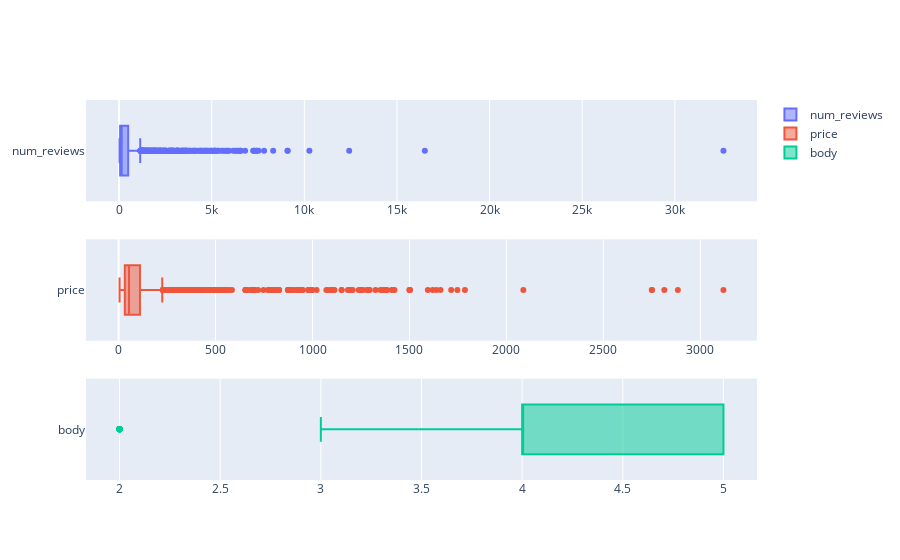

The notebook cell saved with this chart:
### Markdown cell above
#### From describe:
num_reviews, price, body may have outliers

### Code cell
cols = ['num_reviews', 'price', 'body']
px.box(data_frame=df, x='body')
fig = make_subplots(rows=3, cols=1, shared_xaxes=False)

for i, col in zip(range(1, 4), cols):
    fig.add_trace(go.Box(x=df[col], name=col), row=i, col=1)

fig.show()

### Figure 1 — Plotly figure (JSON) as saved in the notebook; plotly's stock layout.template omitted (floating-point values rounded to 4 significant figures; data arrays with more than 128 entries replaced by an {"elided": "..."} marker saying what was removed)
{"data": [{"name": "num_reviews", "type": "box", "x": {"elided": "2032 int values"}, "xaxis": "x", "yaxis": "y"}, {"name": "price", "type": "box", "x": {"elided": "2032 float values"}, "xaxis": "x2", "yaxis": "y2"}, {"name": "body", "type": "box", "x": {"elided": "2032 int values"}, "xaxis": "x3", "yaxis": "y3"}], "layout": {"xaxis": {"anchor": "y", "domain": [0, 1]}, "xaxis2": {"anchor": "y2", "domain": [0, 1]}, "xaxis3": {"anchor": "y3", "domain": [0, 1]}, "yaxis": {"anchor": "x", "domain": [0.7333, 1]}, "yaxis2": {"anchor": "x2", "domain": [0.3667, 0.6333]}, "yaxis3": {"anchor": "x3", "domain": [0, 0.2667]}}}
